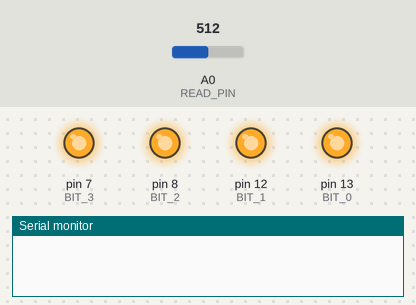
Recording of a sketch running on a simulated Arduino Uno, built with avr-gcc and run on an emulated ATmega328P. Shown: output pins drawn as LEDs (lit = HIGH), the last lines printed to the serial monitor. The inputs (shaded band) are chosen by the test bench; at power-on: A0 (READ_PIN) = 512.

Above: at 0.01 s.
At 1.43 s:
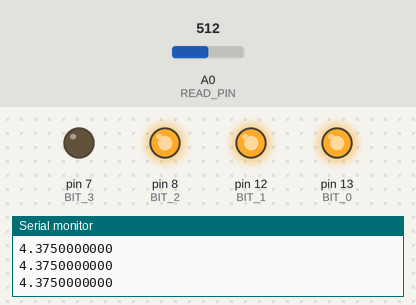
At 2.68 s:
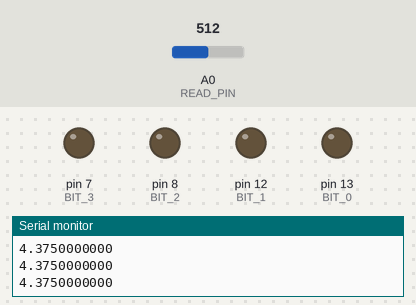
At 9.93 s:
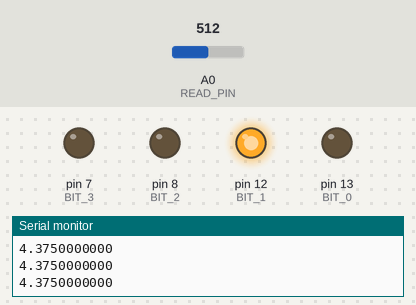
At 19.93 s:
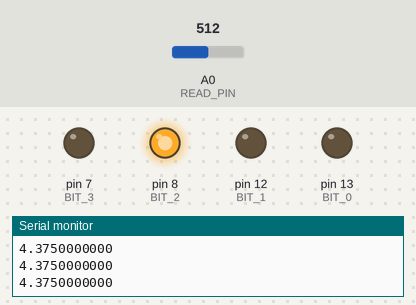
At 39.94 s:
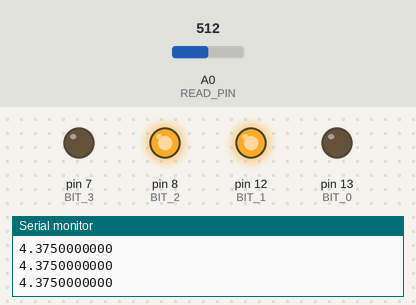
Timing chart, 0 to 40.0 s (numbered marks = the images above):
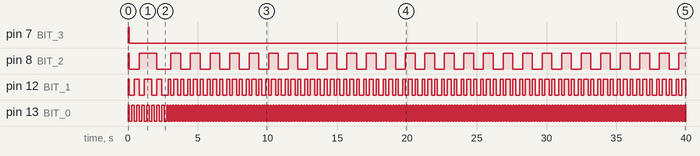

The sketch:

dac_data_tinkercad.ino
```cpp
/* Set the serial connection speed */
#define BAUD_RATE       9600

/* Set which bits correspond to which pins */
#define BIT_3          	7
#define BIT_2           8
#define BIT_1           12
#define BIT_0           13
#define READ_PIN        A0

/* Set number of bits */
#define BITS            3

/* Set how long to delay in between digital outputs */
#define DELAY           100


int val = 0;
int added = 1;
int loop_counter = 0;
int plot_flag = 1;
int steps = 10;
float input_voltage = 5.0;
float max_voltage;
float conversion_factor;

void setup()
{
  // Start a serial connection to send data to the computer
  Serial.begin(BAUD_RATE);

  // Set pins to output mode
  pinMode(BIT_3, OUTPUT);
  pinMode(BIT_2, OUTPUT);
  pinMode(BIT_1, OUTPUT);
  pinMode(BIT_0, OUTPUT);
  pinMode(READ_PIN, INPUT);
  max_voltage = input_voltage*((1<<BITS) - 1)/(1<<BITS);
  conversion_factor = calibrate();

}

void loop()
{
   int max_loops = get_max_loops();

  // Calibrate sensor values to actual voltages

  int start_loop = millis();
  // If LSB is set in val, turn bit0 high
  if (val & 1)
    digitalWrite(BIT_0, HIGH);
  else
    digitalWrite(BIT_0, LOW);

  // If bit 1 is set in val, turn bit1 high
  if (val & 2)
    digitalWrite(BIT_1, HIGH);
  else
    digitalWrite(BIT_1, LOW);

  // If bit 2 is set in val, turn bit2 high
  if (val & 4)
    digitalWrite(BIT_2, HIGH);
  else
    digitalWrite(BIT_2, LOW);


  if (BITS == 4){
    // If bit 3 is set in val, turn bit3 high
    if(val & 8)
    digitalWrite(BIT_3, HIGH);
    else
    digitalWrite(BIT_3, LOW);

    // Range of values is 0 to 15 for 4 bit DAC
    if(val == 15)
    added = -1;
  }


  if (BITS == 3){
    // Range of values is 0 to 7 for 3 bit DAC
    if (val == 7)
      added = -1;
  }


  if (val == 0)
    added = 1;

  val = val + added;


  // Plot results
  if (loop_counter == 0 && plot_flag != 1){
    Serial.println("Values: ");
    Serial.print("[");
  }


  if (loop_counter<max_loops){
    plot();
  }

  loop_counter += 1;

  if (loop_counter == max_loops && plot_flag != 1){
    Serial.println("0.0000000000]");
    loop_counter = 0;
  }

  delay(DELAY);
  //Serial.print("loops: ");
  //Serial.println(loop_counter,DEC);

}


float calibrate() {
  digitalWrite(BIT_0, HIGH);
  digitalWrite(BIT_1, HIGH);
  digitalWrite(BIT_2, HIGH);
  digitalWrite(BIT_3, HIGH);
  delay(100);
  float max_sensor = analogRead(READ_PIN);
  digitalWrite(BIT_0, LOW);
  digitalWrite(BIT_1, LOW);
  digitalWrite(BIT_2, LOW);
  digitalWrite(BIT_3, LOW);
  return max_voltage/max_sensor;
}

void plot() {
  float v_out_int = analogRead(READ_PIN);
  float v_out = v_out_int*conversion_factor;
  if (plot_flag == 1) {
    for (int i = 0; i < steps; i+=1) {
  		Serial.println(v_out,DEC);
  	}
  } else {
  	for (int i = 0; i < steps; i+=1) {
      Serial.print(v_out, DEC);
      Serial.print(", ");
    }
  }
}

int get_max_loops(){
    if (BITS == 3){
      return 15;
    }
    else if (BITS == 4){
      return 31;
    }
}
```

Measured:
- by itself, pin 8 (BIT_2): goes LOW 0.71 s, HIGH 1.2 s, LOW 1.0 s, 26 × (HIGH 0.70 s, LOW 0.70 s), then HIGH
- by itself, pin 12 (BIT_1): HIGH → LOW at 0.10 s, → HIGH 0.36 s later, → LOW 0.36 s later, → HIGH 0.36 s later, … (167 changes in this stretch)
- by itself, pin 13 (BIT_0): goes 7 × (LOW 0.18 s, HIGH 0.18 s), LOW 0.18 s, 186 × (HIGH 0.10 s, LOW 0.10 s), then HIGH
